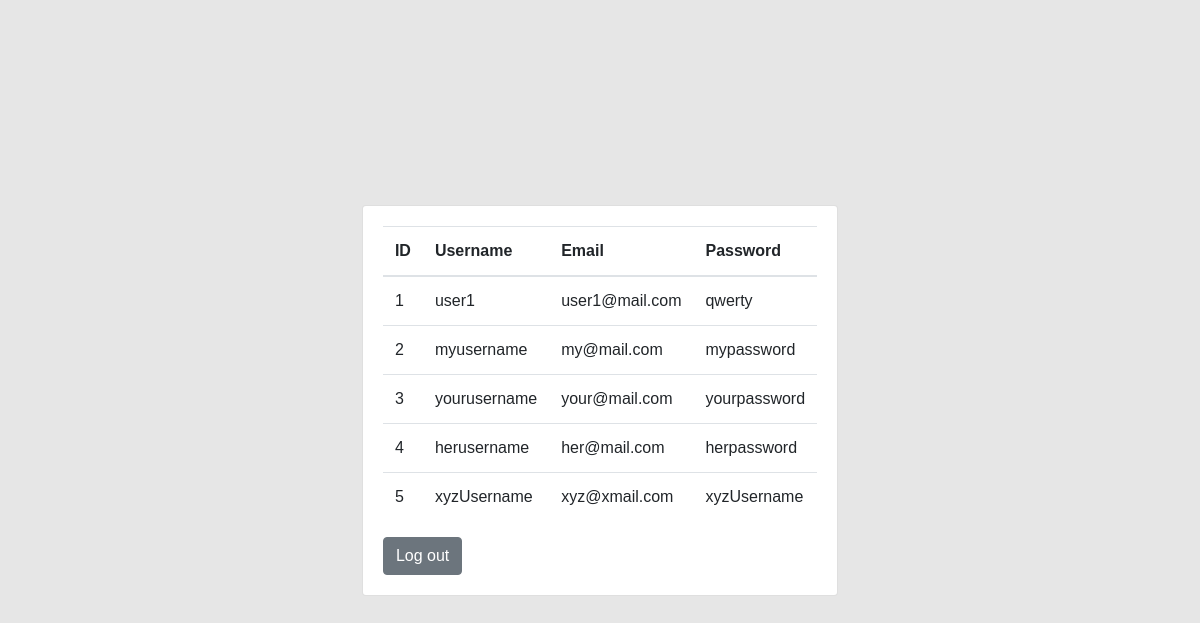
The app's page /list.php (signed in) with its own data.
### tables this page shows
CREATE TABLE `user_table` (
  `id` int(50) NOT NULL,
  `username` varchar(50) NOT NULL,
  `email` varchar(50) NOT NULL,
  `password` varchar(50) NOT NULL
);

### src/list.php (the view, shortened to what this page needs)
<?php
require_once('./connect.php');
$usersQuery = $connection->query('SELECT * FROM user_table');
$users = $usersQuery->fetchAll();
?>
<!doctype html>
<html lang="en">
<head>
<link rel="stylesheet" href="https://cdnjs.cloudflare.com/ajax/libs/twitter-bootstrap/4.3.1/css/bootstrap.min.css" />
<link rel="stylesheet" href="style.css">
</head>
<body>
<div class="container">
	<div class="d-flex justify-content-center h-100">
		<div class="card">
			<div class="card-body">
            <table class="table">
                <thead>
                    <tr>
                        <th scope="col">ID</th>
                        <th scope="col">Username</th>
                        <th scope="col">Email</th>
                        <th scope="col">Password</th>
                    </tr>
                </thead>
                <tbody>
                    <?php
                    foreach($users as $user)
                    {
                        echo
                        "<tr>
                            <td>{$user['id']}</td>
                            <td>{$user['username']}</td>
                            <td>{$user['email']}</td>
                            <td>{$user['password']}</td>
                        </tr>";
                    }
                    ?>
                </tbody>
                </table>
                <a href="logout.php" class="btn btn-secondary" name="logout_button" >Log out</a>
			</div>
		</div>
	</div>
</div>
</body>
</html>

### src/style.css (style rules this page uses)
html,body { height: 100%; font-family: 'Numans', sans-serif; background-color: rgb(230, 230, 230); }
.container { height: 100%; align-content: center; }
.card { margin-top: auto; margin-bottom: auto; background-color: white; }
.container { padding: 16px; }

### records on screen
user_table: id "1", username "user1", email "user1@mail.com", password "qwerty"
user_table: id "2", username "myusername", email "my@mail.com", password "mypassword"
user_table: id "3", username "yourusername", email "your@mail.com", password "yourpassword"
user_table: id "4", username "herusername", email "her@mail.com", password "herpassword"
user_table: id "5", username "xyzUsername", email "xyz@xmail.com", password "xyzUsername"
